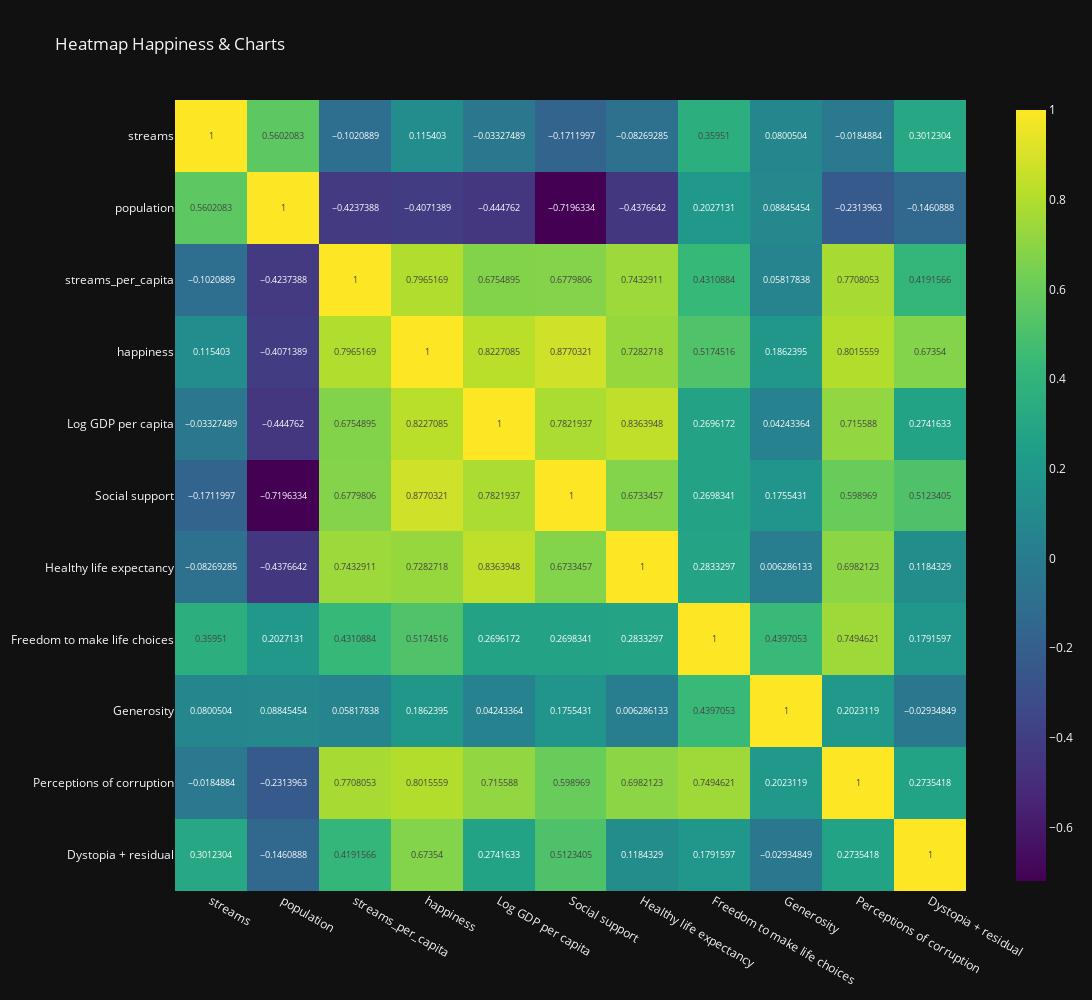

Notebook code for this chart:
### Code cell
numeric_df = merged_df.select_dtypes(include='number')
corr = numeric_df.corr()

fig = px.imshow(
    corr,
    text_auto=True,
    color_continuous_scale='Viridis',
    title='Heatmap Happiness & Charts',
    template='plotly_dark',
    width=1200,       
    height=1000      
)

fig.show()

### Figure 1 — Plotly figure (JSON) as saved in the notebook; plotly's stock layout.template omitted (floating-point values rounded to 4 significant figures)
{"data": [{"coloraxis": "coloraxis", "hovertemplate": "x: %{x}<br>y: %{y}<br>color: %{z}<extra></extra>", "name": "0", "texttemplate": "%{z}", "type": "heatmap", "x": ["streams", "population", "streams_per_capita", "happiness", "Log GDP per capita", "Social support", "Healthy life expectancy", "Freedom to make life choices", "Generosity", "Perceptions of corruption", "Dystopia + residual"], "xaxis": "x", "y": ["streams", "population", "streams_per_capita", "happiness", "Log GDP per capita", "Social support", "Healthy life expectancy", "Freedom to make life choices", "Generosity", "Perceptions of corruption", "Dystopia + residual"], "yaxis": "y", "z": [[1, 0.5602, -0.1021, 0.1154, -0.03327, -0.1712, -0.08269, 0.3595, 0.08005, -0.01849, 0.3012], [0.5602, 1, -0.4237, -0.4071, -0.4448, -0.7196, -0.4377, 0.2027, 0.08845, -0.2314, -0.1461], [-0.1021, -0.4237, 1, 0.7965, 0.6755, 0.678, 0.7433, 0.4311, 0.05818, 0.7708, 0.4192], [0.1154, -0.4071, 0.7965, 1, 0.8227, 0.877, 0.7283, 0.5175, 0.1862, 0.8016, 0.6735], [-0.03327, -0.4448, 0.6755, 0.8227, 1, 0.7822, 0.8364, 0.2696, 0.04243, 0.7156, 0.2742], [-0.1712, -0.7196, 0.678, 0.877, 0.7822, 1, 0.6733, 0.2698, 0.1755, 0.599, 0.5123], [-0.08269, -0.4377, 0.7433, 0.7283, 0.8364, 0.6733, 1, 0.2833, 0.006286, 0.6982, 0.1184], [0.3595, 0.2027, 0.4311, 0.5175, 0.2696, 0.2698, 0.2833, 1, 0.4397, 0.7495, 0.1792], [0.08005, 0.08845, 0.05818, 0.1862, 0.04243, 0.1755, 0.006286, 0.4397, 1, 0.2023, -0.02935], [-0.01849, -0.2314, 0.7708, 0.8016, 0.7156, 0.599, 0.6982, 0.7495, 0.2023, 1, 0.2735], [0.3012, -0.1461, 0.4192, 0.6735, 0.2742, 0.5123, 0.1184, 0.1792, -0.02935, 0.2735, 1]]}], "layout": {"coloraxis": {"colorscale": [[0, "#440154"], [0.1111, "#482878"], [0.2222, "#3e4989"], [0.3333, "#31688e"], [0.4444, "#26828e"], [0.5556, "#1f9e89"], [0.6667, "#35b779"], [0.7778, "#6ece58"], [0.8889, "#b5de2b"], [1, "#fde725"]]}, "height": 1000, "title": {"text": "Heatmap Happiness & Charts"}, "width": 1200, "xaxis": {"anchor": "y", "constrain": "domain", "domain": [0, 1], "scaleanchor": "y"}, "yaxis": {"anchor": "x", "autorange": "reversed", "constrain": "domain", "domain": [0, 1]}}}
